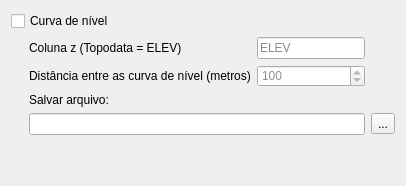
            <widget class="QWidget" name="Curva_9">
             <attribute name="title">
              <string>Curva de Nível</string>
             </attribute>
             <layout class="QGridLayout" name="gridLayout_7">
              <item row="5" column="4">
               <widget class="QToolButton" name="toolButton">
                <property name="text">
                 <string>...</string>
                </property>
               </widget>
              </item>
              <item row="5" column="1" colspan="3">
               <widget class="QLineEdit" name="lineEdit_2">
                <property name="styleSheet">
                 <string notr="true">color: rgb(140, 140, 140);</string>
                </property>
                <property name="text">
                 <string/>
                </property>
               </widget>
              </item>
              <item row="3" column="2" colspan="2">
               <widget class="QDoubleSpinBox" name="doubleSpinBox">
                <property name="whatsThis">
                 <string>&lt;html&gt;&lt;head/&gt;&lt;body&gt;&lt;p&gt;100&lt;/p&gt;&lt;/body&gt;&lt;/html&gt;</string>
                </property>
                <property name="styleSheet">
                 <string notr="true">color: rgb(144, 144, 144);</string>
                </property>
                <property name="decimals">
                 <number>0</number>
                </property>
                <property name="minimum">
                 <double>1.000000000000000</double>
                </property>
                <property name="maximum">
                 <double>1000.000000000000000</double>
                </property>
                <property name="singleStep">
                 <double>1.000000000000000</double>
                </property>
                <property name="value">
                 <double>100.000000000000000</double>
                </property>
               </widget>
              </item>
              <item row="4" column="1">
               <widget class="QLabel" name="label_5">
                <property name="text">
                 <string>Salvar arquivo:</string>
                </property>
               </widget>
              </item>
              <item row="2" column="2" colspan="2">
               <widget class="QLineEdit" name="lineEdit_3">
                <property name="styleSheet">
                 <string notr="true">color: rgb(140, 140, 140);</string>
                </property>
                <property name="text">
                 <string>ELEV</string>
                </property>
               </widget>
              </item>
              <item row="7" column="1">
               <spacer name="verticalSpacer_3">
                <property name="orientation">
                 <enum>Qt::Vertical</enum>
                </property>
                <property name="sizeHint" stdset="0">
                 <size>
                  <width>20</width>
                  <height>40</height>
                 </size>
                </property>
               </spacer>
              </item>
              <item row="0" column="2">
               <widget class="QLabel" name="label_4">
                <property name="text">
                 <string/>
                </property>
               </widget>
              </item>
              <item row="3" column="1">
               <widget class="QLabel" name="label_22">
                <property name="text">
                 <string>Distância entre as curva de nível (metros)</string>
                </property>
               </widget>
              </item>
              <item row="2" column="1">
               <widget class="QLabel" name="label_17">
                <property name="text">
                 <string>Coluna z (Topodata = ELEV)</string>
                </property>
               </widget>
              </item>
              <item row="3" column="0">
               <spacer name="horizontalSpacer_6">
                <property name="orientation">
                 <enum>Qt::Horizontal</enum>
                </property>
                <property name="sizeType">
                 <enum>QSizePolicy::Maximum</enum>
                </property>
                <property name="sizeHint" stdset="0">
                 <size>
                  <width>12</width>
                  <height>20</height>
                 </size>
                </property>
               </spacer>
              </item>
              <item row="0" column="0" colspan="2">
               <widget class="QCheckBox" name="checkBox_8">
                <property name="text">
                 <string>Curva de nível</string>
                </property>
                <property name="checked">
                 <bool>false</bool>
                </property>
                <property name="tristate">
                 <bool>false</bool>
                </property>
               </widget>
              </item>
             </layout>
            </widget>
